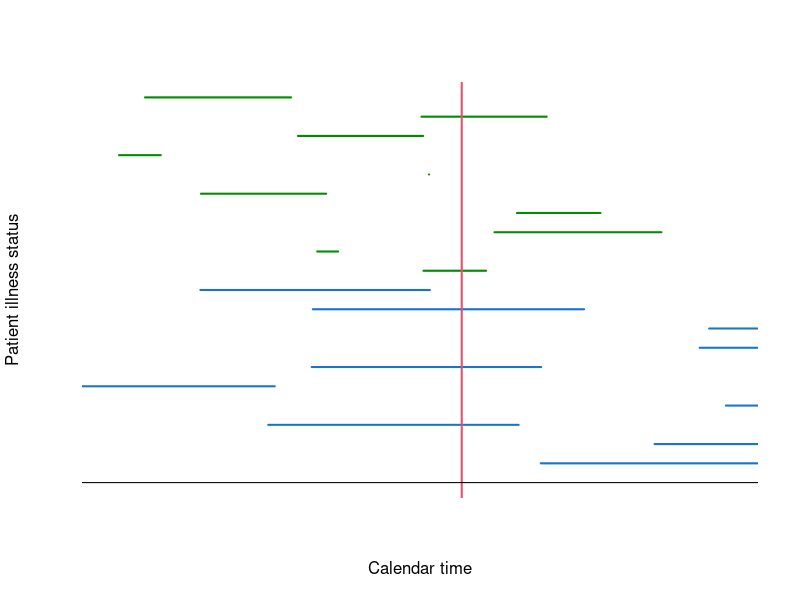
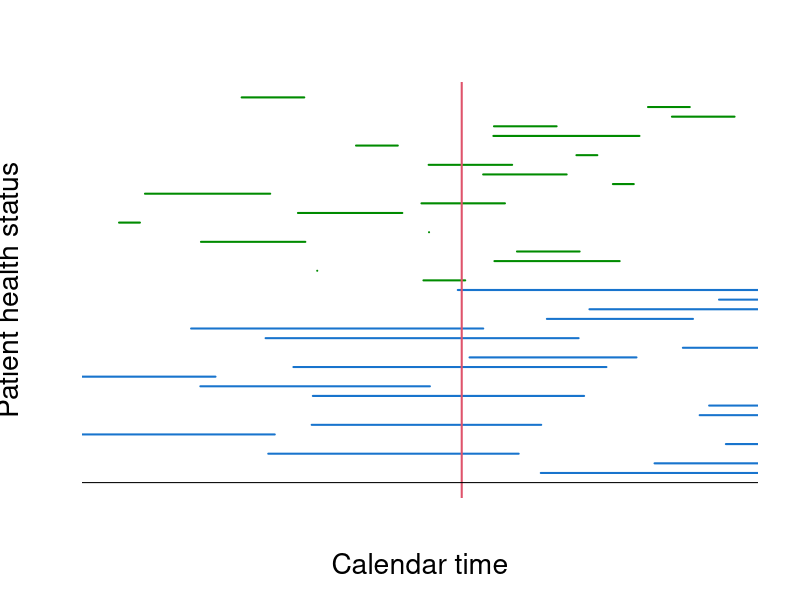
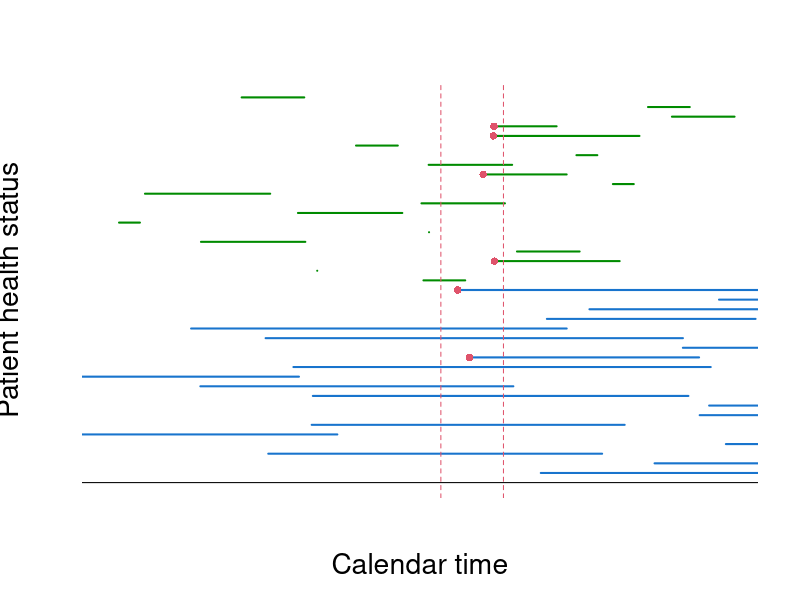
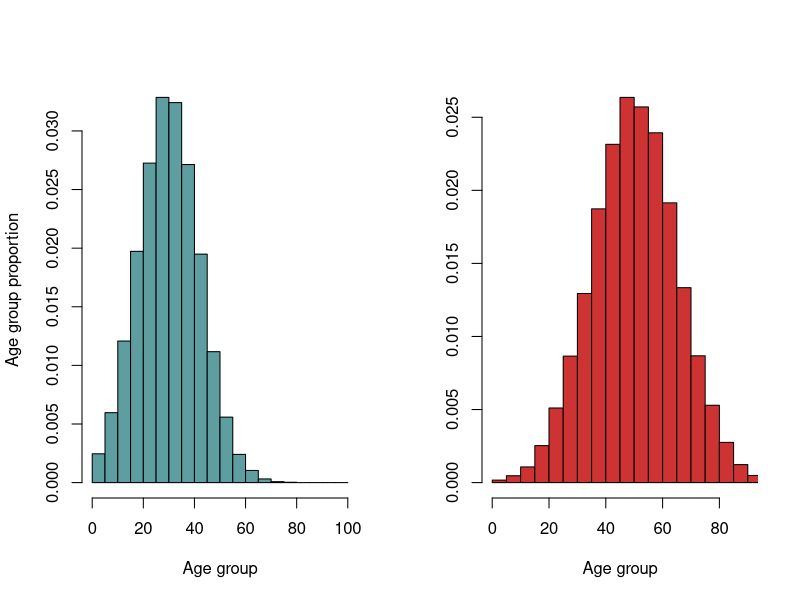

These figures' R source, in order:
set.seed(12345)
n = 20 ; D= matrix(nrow=n,nc=2)
for(i in 1:n)
{
  D[i,1] = runif(n=1,min=-3,max=30)
  D[i,2] =  D[i,1] +  rpois(n=1,lambda=12)
}
for(i in 11:n)
{
  D[i,1] = runif(n=1,min=0,max=30)
  D[i,2] =  D[i,1] +  rpois(n=1,lambda=4)
}

plot(1:30,xlim=c(0,30),ylim=c(0,20),type='n',xlab='Calendar time',ylab='Patient illness status',axes=FALSE)
for(i in 1:10)
{
  segments(x0=D[i,1],y0=i,x1=D[i,2],y1=i,col='dodgerblue3',lwd=2)
}
for(i in 11:n)
{
  segments(x0=D[i,1],y0=i,x1=D[i,2],y1=i,col='green4',lwd=2)
}
abline(v=17,col=2,lwd=2)
abline(h=0)




#################
set.seed(12345)
n = 40 ; D= matrix(nrow=n,nc=2)
for(i in 1:(n/2))
{
  D[i,1] = runif(n=1,min=-3,max=30)
  D[i,2] =  D[i,1] +  rpois(n=1,lambda=12)
}
for(i in (n/2+1):n)
{
  D[i,1] = runif(n=1,min=0,max=30)
  D[i,2] =  D[i,1] +  rpois(n=1,lambda=3)
}

plot(1:30,xlim=c(0,30),ylim=c(0,40),type='n',xlab='Calendar time',ylab='Patient health status',
     cex.lab=1.7,cex=1.7,axes=FALSE)
for(i in 1:(n/2))
{
  segments(x0=D[i,1],y0=i,x1=D[i,2],y1=i,col='dodgerblue3',lwd=2)
}
for(i in (n/2+1):n)
{
  segments(x0=D[i,1],y0=i,x1=D[i,2],y1=i,col='green4',lwd=2)
}
abline(v=17,col=2,lwd=2)
abline(h=0)



####################
set.seed(12345)
n = 40 ; D= matrix(nrow=n,nc=2)
tmin=16 ; tmax = 19
for(i in 1:(n/2))
{
  D[i,1] = runif(n=1,min=-3,max=30)
  D[i,2] =  D[i,1] +  rpois(n=1,lambda=tmin)
}
for(i in (n/2+1):n)
{
  D[i,1] = runif(n=1,min=0,max=30)
  D[i,2] =  D[i,1] +  rpois(n=1,lambda=3)
}

plot(1:30,xlim=c(0,30),ylim=c(0,40),type='n',xlab='Calendar time',ylab='Patient health status',
     cex.lab=1.7,cex=1.7,axes=FALSE)
for(i in 1:(n/2))
{
  segments(x0=D[i,1],y0=i,x1=D[i,2],y1=i,col='dodgerblue3',lwd=2)
  if(D[i,1] <tmax & D[i,1] > tmin)
  { points( x=D[i,1],y=i,pch=16,col=2,cex=1)  }
}
for(i in (n/2+1):n)
{
  segments(x0=D[i,1],y0=i,x1=D[i,2],y1=i,col='green4',lwd=2)
  if(D[i,1] <tmax & D[i,1] > tmin)
  { points( D[i,1], i ,pch=16,col=2,cex=1)  }
}
abline(v=tmin,col=2,lty=2)
abline(v=tmax,col=2,lty=2)
abline(h=0)



#####################

x = rnorm(n=20000,mean=30,sd=12) ; x = x[x>0 & x<100]
y = rnorm(n=20000,mean=50,sd=15) ; y = y[y>0 & y<100]

par(mfrow=c(1,2) )
hist(x,breaks=seq(0,100,5),xlim=c(0,100),prob=TRUE,main='',xlab='Age group',ylab="Age group proportion",col='cadetblue') 
hist(y,breaks=seq(0,100,5),xlim=c(0,90),prob=TRUE,main='',xlab='Age group',ylab='', col='brown3') 



